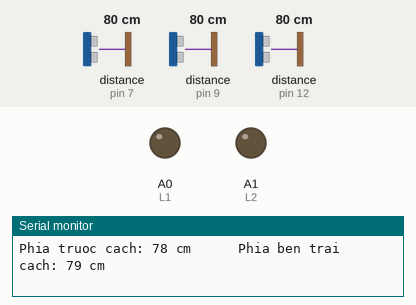
Simulated run of this sketch. Board: Arduino Uno, built with avr-gcc and run on an emulated ATmega328P. Parts: output pins drawn as LEDs (lit = HIGH), the last lines printed to the serial monitor. Wiring (inferred from the names in the program): 3 × ultrasonic range finder: trigger pin 6, echo pin 7 / trigger pin 8, echo pin 9 / trigger pin 11, echo pin 12. Dashed ring = blinking. The test bench sets the inputs (shaded band); at power-on: distance to the obstacle (sensors on pin 7, pin 12, pin 9) 80 cm. The echo pulse lasts 58.3 µs per cm; pins used as bus, display or sensor lines are not drawn.

Above: at 3.0 s.
3.1 s: distance to the obstacle (sensor on pin 7) set to 25 cm
6.6 s: distance to the obstacle (sensor on pin 7) set to 21 cm
10.1 s: distance to the obstacle (sensor on pin 12) set to 2 cm
13.6 s: distance to the obstacle (sensor on pin 9) set to 27 cm
17.1 s: distance to the obstacle (sensor on pin 9) set to 21 cm
At 20.1 s:
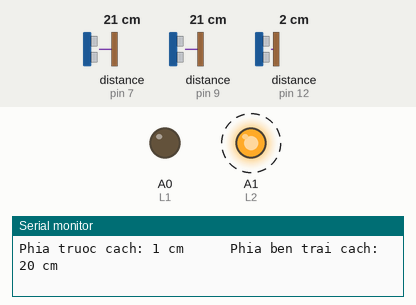
23.5 s: distance to the obstacle (sensor on pin 9) set to 35 cm
At 24.6 s:
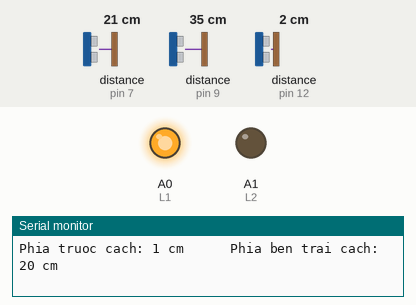
Timing chart, 0 to 28.5 s (numbered marks = the images above; inputs shaded):
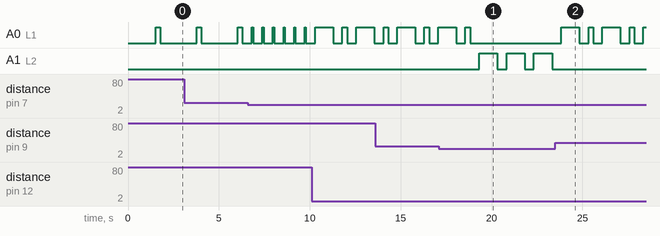

The sketch:

solve_labyrinth.ino
```cpp
#define L1 A0
#define L2 A1
#define R1 A2
#define R2 A3

int a[3]={0,0,0};

//Cam bien 1 (dang truoc)
const int trig1 = 11;
const int echo1 = 12;

//Cam bien 2 (ben trai)
const int trig2 = 8;
const int echo2 = 9;

//Cam bien 3 (ben phai)
const int trig3 = 6;
const int echo3 = 7;

void setup() {
  Serial.begin(9600);
  //Dang truoc
  pinMode(trig1,OUTPUT);
  pinMode(echo1,INPUT);
  //Ben phai
  pinMode(trig2,OUTPUT);
  pinMode(echo2,INPUT);
  //Ben trai
  pinMode(trig3,OUTPUT);
  pinMode(echo3,INPUT);
  //Banh trai
  pinMode(L1, OUTPUT);
  pinMode(L2, OUTPUT);
  //Banh phai
  pinMode(R1, OUTPUT);
  pinMode(R2, OUTPUT);
}

//Cach phia truoc
int ahead() {
  unsigned long duration;
  int distance;

  digitalWrite(trig1,0);
  delayMicroseconds(2);
  digitalWrite(trig1,1);
  delayMicroseconds(5);
  digitalWrite(trig1,0);

  duration = pulseIn(echo1,HIGH);
  distance = int((duration/2) * 0.034);

  return distance;
}

//Cach ben phai
int right() {
  unsigned long duration;
  int distance;

  digitalWrite(trig2,0);
  delayMicroseconds(2);
  digitalWrite(trig2,1);
  delayMicroseconds(5);
  digitalWrite(trig2,0);

  duration = pulseIn(echo2,HIGH);
  distance = int((duration/2) * 0.034);

  return distance;
}

//Cach ben trai
int left() {
  unsigned long duration;
  int distance;

  digitalWrite(trig3,0);
  delayMicroseconds(2);
  digitalWrite(trig3,1);
  delayMicroseconds(5);
  digitalWrite(trig3,0);

  duration = pulseIn(echo3,HIGH);
  distance = int((duration/2) * 0.034);

  return distance;
}

//Dung dong co
void stop() {
  digitalWrite(L1, LOW);
  digitalWrite(L2, LOW);
  digitalWrite(R1, LOW);
  digitalWrite(R2, LOW);
}

//Di thang
void goAhead() {
  digitalWrite(L1, HIGH);
  digitalWrite(L2, LOW);

  digitalWrite(R1, HIGH);
  digitalWrite(R2, LOW);

  delay(70);
  stop();
  delay(500);
}

//Di thang vao nga re
void go() {
  digitalWrite(L1, HIGH);
  digitalWrite(L2, LOW);

  digitalWrite(R1, HIGH);
  digitalWrite(R2, LOW);

  delay(250);
  stop();
  delay(500);
}

//Re trai
void turnLeft() {
  digitalWrite(R1, HIGH);
  digitalWrite(R2, LOW);

  digitalWrite(L1, LOW);
  digitalWrite(L2, LOW);

  delay(1000);
  stop();
  delay(500);

  go();
}

//Re phai
void turnRight() {
  digitalWrite(L1, HIGH);
  digitalWrite(L2, LOW);

  digitalWrite(R1, LOW);
  digitalWrite(R2, LOW);

  delay(1000);
  stop();
  delay(500);

  go();
}

//Quay dau
void turnAround() {
  digitalWrite(L1, LOW);
  digitalWrite(L2, HIGH);

  digitalWrite(R1, HIGH);
  digitalWrite(R2, LOW);

  delay(1000);
  stop();
  delay(500);
}

void update_st(){
  int a0=left();
  int a1=ahead();
  int a2=right();

  Serial.print("Phia truoc cach: ");
  Serial.print(a1);
  Serial.print(" cm\t\t\t");

  Serial.print("Phia ben trai cach: ");
  Serial.print(a0);
  Serial.println(" cm\t\t\t");

  if(a0<23) a[0]=0;
  else a[0]=1;
  if(a1<10) a[1]=0;
  else a[1]=1;
  if(a2<23) a[2]=0;
  else a[2]=1;
}

void solve_labyrinth() {
  update_st();
  if (a[0] == 1) {
    turnLeft();
  }
  else {
    if (a[1] == 1) {
      goAhead();
    }
    else {
      if (a[2] == 1) {
        turnRight();
      }
      else {
        turnAround();
      }
    }
  }
}

void loop() {
  solve_labyrinth();
}
```

Measured:
- the behaviour switches between 24 and 23 cm on distance to the obstacle (sensor on pin 9) (found by bisection; images 0 and 1)
- after the input at 17.1 s, A0 (L1): goes on until 18.8 s, then stays LOW; A1 (L2): alternates HIGH for 1.0 s and LOW for 0.50 s, starting after 2.2 s
- after the input at 23.5 s, A0 (L1): LOW → HIGH after 0.34 s, → LOW 1.0 s later, → HIGH 0.50 s later, → LOW 0.25 s later, … (9 changes in this stretch); A1 (L2): stops changing and stays LOW
